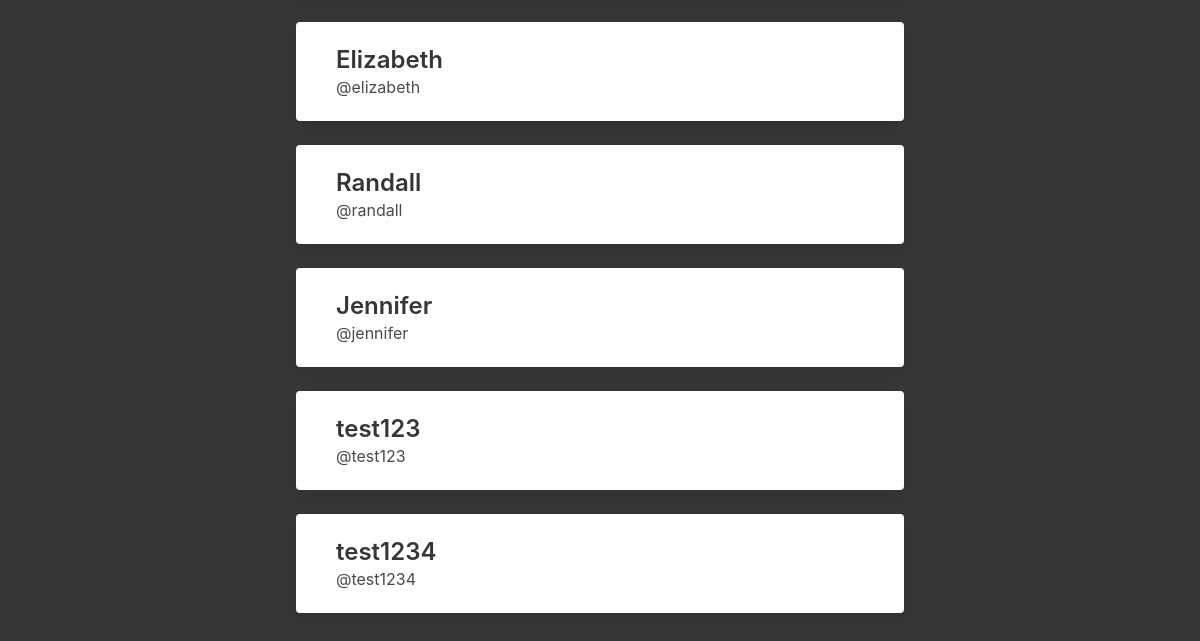
The app's page /lista_profila/ (signed in, lower part), older data.
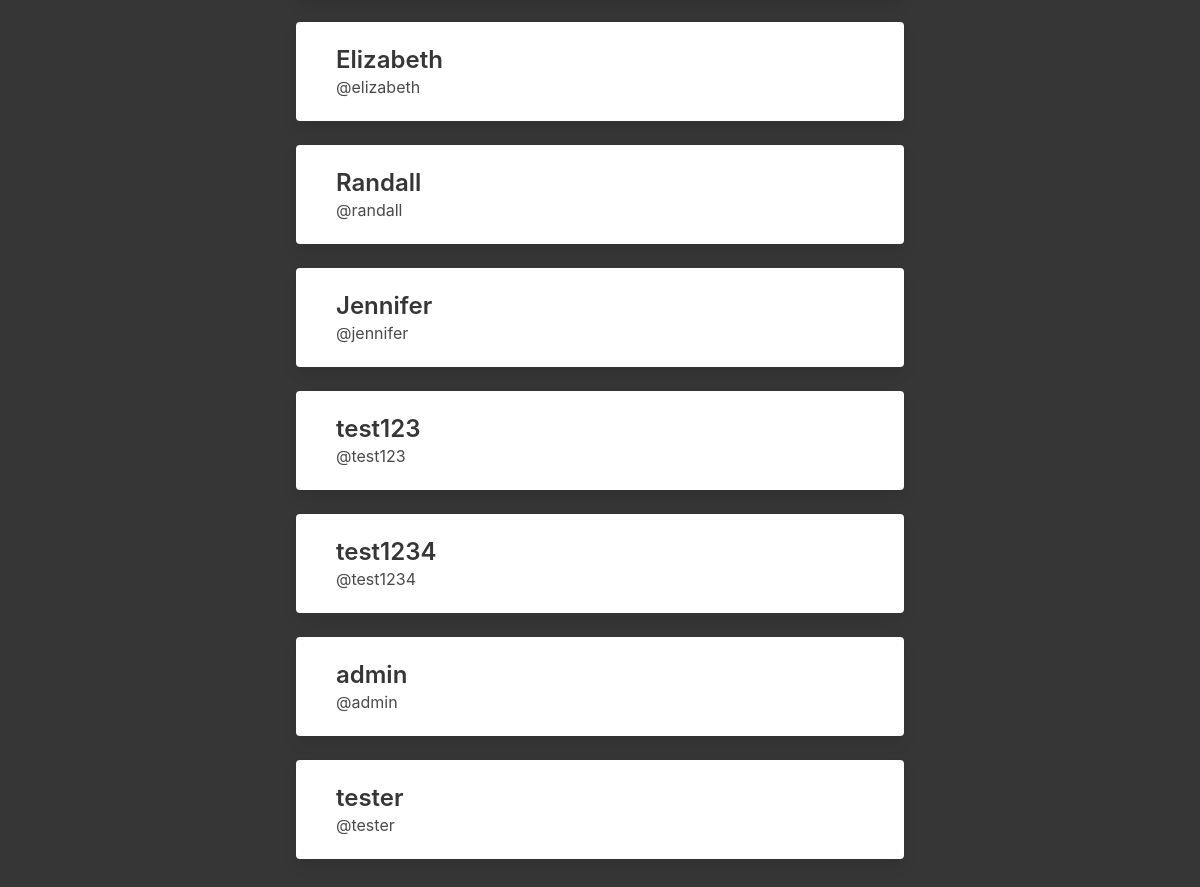
The same page, newer data.
### drustvena_mrezaApp/models.py (models this page shows, shortened)
class Profil(models.Model):
    user = models.OneToOneField(User, on_delete=models.CASCADE)
    follows = models.ManyToManyField(
        "self",
        related_name="followed_by",
        symmetrical=False,
        blank=True
    )

### drustvena_mrezaApp/views.py (the view)
# urls.py: path("lista_profila/", lista_profila, name="lista_profila"),
def lista_profila(request):
    profili = Profil.objects.exclude(user=request.user)
    return render(request, "drustvena_mreza/lista_profila.html", {"profili": profili})

### drustvena_mrezaApp/templates/drustvena_mreza/lista_profila.html (shortened to what this page needs)
{% extends 'pocetna.html' %}
{% block content %}
<div class="column">
{% for profil in profili %}
    <div class="block">
      <div class="card">
        <a href="{% url 'drustvena_mrezaApp:profil' profil.id %}">
          <div class="card-content">
            <div class="media">
              <div class="media-content">
                <p class="title is-4">
                  {{ profil.user.username }}
                </p>
                <p class="subtitle is-6">
                  @{{ profil.user.username|lower }}
                </p>
              </div>
            </div>
          </div>
        </a>
      </div>
    </div>
{% endfor %}
</div>
{% endblock content %}

Row changes from the older to the newer data that the page shows:
added Profil: user.username "admin"
added Profil: user.username "tester"
